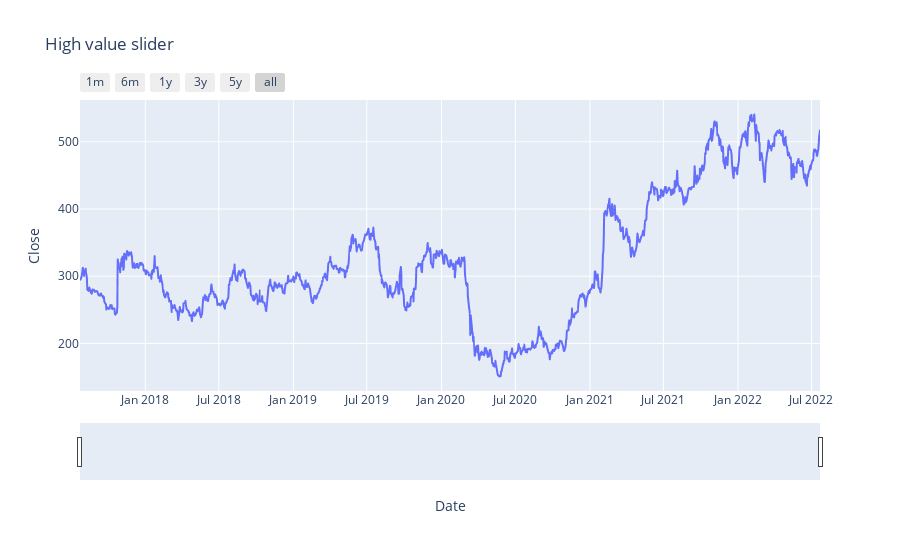

The notebook cell saved with this chart:
### Code cell
my_df = df_sbi.reset_index()
fig = px.line(df_sbi.reset_index() , x ='Date' , y ='Close' , title='High value slider')
fig.update_xaxes(rangeslider_visible = True  , 
                 rangeselector = dict(
                 buttons = list(
                 [   
                     dict(count = 1 , label = '1m' , step = 'month' , stepmode = 'backward') ,
                     dict(count = 6 , label = '6m' , step = 'month' , stepmode = 'backward') ,
                     dict(count = 1 , label = '1y' , step = 'year' , stepmode = 'backward') ,
                     dict(count = 3 , label = '3y' , step = 'year' , stepmode = 'backward') ,
                     dict(count = 5 , label = '5y' , step = 'year' , stepmode = 'backward') ,
                     dict(step = 'all')     
                 ]
                 
                 )
                 )
                
                
                )

### Figure 1 — Plotly figure (JSON) as saved in the notebook; plotly's stock layout.template omitted (floating-point values rounded to 4 significant figures; data arrays with more than 128 entries replaced by an {"elided": "..."} marker saying what was removed)
{"data": [{"hovertemplate": "Date=%{x}<br>Close=%{y}<extra></extra>", "legendgroup": "", "line": {"color": "#636efa", "dash": "solid"}, "marker": {"symbol": "circle"}, "mode": "lines", "name": "", "showlegend": false, "type": "scattergl", "x": {"elided": "1237 str values"}, "xaxis": "x", "y": {"elided": "1237 float values"}, "yaxis": "y"}], "layout": {"legend": {"tracegroupgap": 0}, "title": {"text": "High value slider"}, "xaxis": {"anchor": "y", "domain": [0, 1], "rangeselector": {"buttons": [{"count": 1, "label": "1m", "step": "month", "stepmode": "backward"}, {"count": 6, "label": "6m", "step": "month", "stepmode": "backward"}, {"count": 1, "label": "1y", "step": "year", "stepmode": "backward"}, {"count": 3, "label": "3y", "step": "year", "stepmode": "backward"}, {"count": 5, "label": "5y", "step": "year", "stepmode": "backward"}, {"step": "all"}]}, "rangeslider": {"visible": true}, "title": {"text": "Date"}}, "yaxis": {"anchor": "x", "domain": [0, 1], "title": {"text": "Close"}}}}
